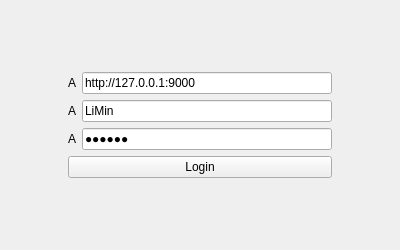
<?xml version="1.0" encoding="UTF-8"?>
<ui version="4.0">
 <class>Login</class>
 <widget class="QWidget" name="Login">
  <property name="geometry">
   <rect>
    <x>0</x>
    <y>0</y>
    <width>400</width>
    <height>250</height>
   </rect>
  </property>
  <property name="windowTitle">
   <string>Form</string>
  </property>
  <layout class="QGridLayout" name="gridLayout_2">
   <item row="0" column="1">
    <spacer name="up">
     <property name="orientation">
      <enum>Qt::Vertical</enum>
     </property>
     <property name="sizeHint" stdset="0">
      <size>
       <width>20</width>
       <height>46</height>
      </size>
     </property>
    </spacer>
   </item>
   <item row="1" column="0">
    <spacer name="left">
     <property name="orientation">
      <enum>Qt::Horizontal</enum>
     </property>
     <property name="sizeHint" stdset="0">
      <size>
       <width>72</width>
       <height>20</height>
      </size>
     </property>
    </spacer>
   </item>
   <item row="1" column="1">
    <layout class="QGridLayout" name="gridLayout">
     <item row="1" column="1">
      <widget class="QLineEdit" name="user_name_edit">
       <property name="minimumSize">
        <size>
         <width>250</width>
         <height>0</height>
        </size>
       </property>
       <property name="text">
        <string>LiMin</string>
       </property>
       <property name="placeholderText">
        <string>UserName</string>
       </property>
      </widget>
     </item>
     <item row="0" column="0">
      <widget class="QLabel" name="server_icon">
       <property name="text">
        <string>A</string>
       </property>
      </widget>
     </item>
     <item row="0" column="1">
      <widget class="QLineEdit" name="server_edit">
       <property name="minimumSize">
        <size>
         <width>250</width>
         <height>0</height>
        </size>
       </property>
       <property name="text">
        <string>http://127.0.0.1:9000</string>
       </property>
       <property name="placeholderText">
        <string>Server address</string>
       </property>
      </widget>
     </item>
     <item row="2" column="1">
      <widget class="QLineEdit" name="password_edit">
       <property name="minimumSize">
        <size>
         <width>250</width>
         <height>0</height>
        </size>
       </property>
       <property name="text">
        <string>666666</string>
       </property>
       <property name="echoMode">
        <enum>QLineEdit::Password</enum>
       </property>
       <property name="placeholderText">
        <string>Password</string>
       </property>
      </widget>
     </item>
     <item row="3" column="0" colspan="2">
      <widget class="QPushButton" name="login_btn">
       <property name="text">
        <string>Login</string>
       </property>
      </widget>
     </item>
     <item row="1" column="0">
      <widget class="QLabel" name="user_name_icon">
       <property name="text">
        <string>A</string>
       </property>
      </widget>
     </item>
     <item row="2" column="0">
      <widget class="QLabel" name="password_icon">
       <property name="text">
        <string>A</string>
       </property>
      </widget>
     </item>
    </layout>
   </item>
   <item row="1" column="2">
    <spacer name="right">
     <property name="orientation">
      <enum>Qt::Horizontal</enum>
     </property>
     <property name="sizeHint" stdset="0">
      <size>
       <width>72</width>
       <height>20</height>
      </size>
     </property>
    </spacer>
   </item>
   <item row="2" column="1">
    <spacer name="down">
     <property name="orientation">
      <enum>Qt::Vertical</enum>
     </property>
     <property name="sizeHint" stdset="0">
      <size>
       <width>20</width>
       <height>46</height>
      </size>
     </property>
    </spacer>
   </item>
  </layout>
 </widget>
 <resources/>
 <connections/>
</ui>
